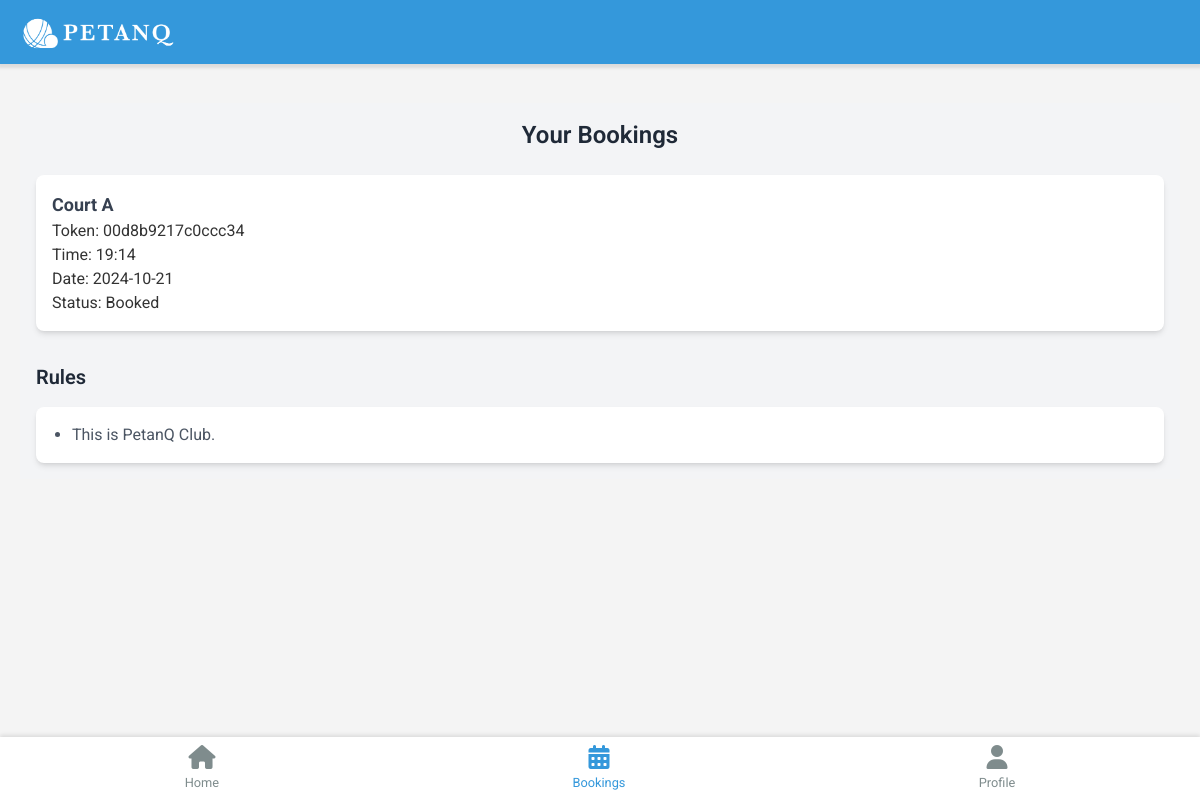
/user/dashboard (signed in), run on the app's committed database.
### webapp/models.py (models this page shows, shortened)
class Booking(db.Model):
    id = db.Column(db.Integer, primary_key=True)
    date = db.Column(db.Date, nullable=False)
    time = db.Column(db.String(10), nullable=False)
    court_name = db.Column(db.String(100), nullable=False)
    duration = db.Column(db.Integer, nullable=False)
    price = db.Column(db.Float, nullable=False)
    token = db.Column(db.String(16), unique=True, nullable=False)
    status = db.Column(db.String(50), default="Booked")
    user_id = db.Column(db.Integer, db.ForeignKey("customer.id"), nullable=False)
    court_id = db.Column(db.Integer, db.ForeignKey("court.id"), nullable=False)
    def __repr__(self):
        return f'<Booking {self.id}>'

class Rules(db.Model):
    id = db.Column(db.Integer, primary_key=True)
    rule_description = db.Column(db.String(3000))

### webapp/user.py (the view)
@user.route("/dashboard")
@login_required
def dashboard():
    rules = Rules.query.all()
    bookings = Booking.query.filter_by(user_id=current_user.id).all()
    print("User ID:", current_user.id)  # Debug print
    print("Found bookings:", bookings)  # Debug print
    return render_template("end_user/user_dashboard.html", rules=rules, bookings=bookings)

### webapp/templates/end_user/user_dashboard.html (shortened to what this page needs)
{% extends 'end_user/user_base.html' %}
{% block content %}
<div class="padding-sides home-content">
    <header class="home-header">
        <div class="logo">
            <img src="../static/img/logo2.png" alt="Logo" class="w-40 h-auto">
        </div>
        <button id="notificationBtn" aria-label="Notifications">
            <svg width="30" height="30" fill="white" xmlns="http://www.w3.org/2000/svg">
            </svg>
        </button>
    </header>
    <div class="flex flex-col items-center p-4 bg-gray-100" id="mainpage">
        <div class="mb-6">
            <h2 class="text-2xl font-semibold text-gray-800">Your Bookings</h2>
        </div>
        <div class="grid grid-cols-1 gap-4 w-full">
            {% if bookings %}
                {% for booked in bookings %}
                    <div class="bg-white p-4 rounded-lg shadow-md">
                        <h3 class="text-lg font-bold text-gray-700">{{ booked.court_name }}</h3>
                        <p>Token: {{ booked.token }}</p>
                        <p>Time: {{ booked.time }}</p>
                        <p>Date: {{ booked.date.strftime('%Y-%m-%d') }}</p>
                        <p>Status: {{ booked.status }}</p>
                    </div>
                {% endfor %}
            {% else %}
                <div class="bg-white p-4 rounded-lg shadow-md text-center">
                    You haven't booked yet. Book now!
                </div>
            {% endif %}
        </div>
        <div class="mt-8 w-full">
            <h3 class="text-xl font-semibold text-gray-800 mb-4">Rules</h3>
            <div class="bg-white p-4 rounded-lg shadow-md">
                <ul class="list-disc pl-5">
                    {% for rule in rules %}
                        <li class="text-gray-600">{{ rule.rule_description }}</li>
                    {% endfor %}
                </ul>
            </div>
        </div>
    </div>
</div>
{% endblock %}

### webapp/static/css/end_user/uni.css (style rules this page uses)
:root { --primary-color: #3498db; --secondary-color: #2ecc71; --background-color: #f4f4f4; --text-color: #333; --light-text-color: #7f8c8d; --border-color: #e0e0e0; --shadow-color: rgba(0, 0, 0, 0.1); --btnHover-color: #2980b9; --darkblue-color: #2c3e50; }
* { margin: 0; padding: 0; box-sizing: border-box; }
body { font-family: "Roboto"; background-color: var(--background-color); color: var(--text-color); line-gap-override: 1.6; max-height: 100vh; width: 100%; }

### webapp/static/css/end_user/welcome.css (style rules this page uses)
.logo { max-height: 50px; width: auto; }

### webapp/static/css/end_user/home.css (style rules this page uses)
.padding-sides { padding: 0 20px; }
.home-header { position: fixed; top: 0; left: 0; right: 0; z-index: 1000; width: 100%; height: 4rem; display: flex; align-items: center; justify-content: space-between; background: var(--primary-color); padding: 0 1.2rem; box-shadow: 0 2px 3px 2px rgba(0,0,0,0.1); }
.home-header .logo { width: 10rem; height: 3.4rem; }
#notificationBtn { background-color: transparent; border: none; cursor: pointer; color: #fff; }
.home-content { max-width: 100%; margin: 3px auto 0; padding: 20px; padding-bottom: 80px; }
#mainpage { margin-top: 80px; }

### data on the page
Booking: court_name "Court A", token "00d8b9217c0ccc34", time "19:14", date "2024-10-21", status "Booked"
Rules: rule_description "This is PetanQ Club."
